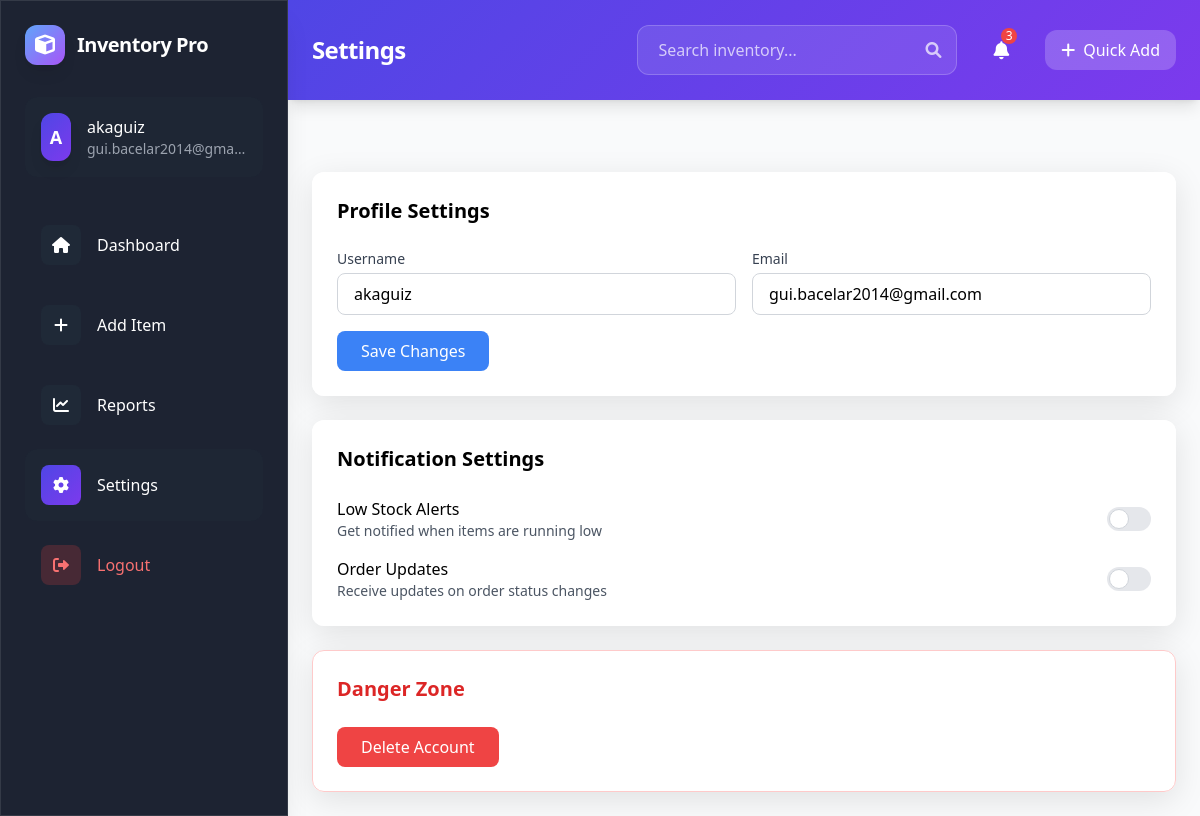
/settings (signed in), run on the app's committed database.
### app.py (models this page shows, shortened)
class User(UserMixin, db.Model):
    id = db.Column(db.Integer, primary_key=True)
    username = db.Column(db.String(80), unique=True, nullable=False)
    email = db.Column(db.String(120), unique=True, nullable=False)
    password_hash = db.Column(db.String(120), nullable=False)
    items = db.relationship('Item', backref='owner', lazy=True)

### app.py (the view)
@app.route('/settings')
@login_required
def settings():
    return render_template('settings.html')

### app.py (called while the page is built)
@login_manager.user_loader
def load_user(user_id):
    return User.query.get(int(user_id))

### templates/settings.html (shortened to what this page needs)
{% extends "base.html" %}
{% block page_title %}Settings{% endblock %}
{% block content %}
<div class="max-w-4xl mx-auto">
    <div class="glass-effect rounded-xl p-6 mb-6">
        <h3 class="text-xl font-semibold mb-6">Profile Settings</h3>
        <form class="space-y-4">
            <div class="grid grid-cols-2 gap-4">
                <div>
                    <label class="block text-sm font-medium text-gray-700 mb-1">Username</label>
                    <input type="text"
                           value="{{ current_user.username }}"
                           class="w-full px-4 py-2 rounded-lg border border-gray-300 focus:ring-2 focus:ring-blue-500 focus:border-blue-500">
                </div>
                <div>
                    <label class="block text-sm font-medium text-gray-700 mb-1">Email</label>
                    <input type="email"
                           value="{{ current_user.email }}"
                           class="w-full px-4 py-2 rounded-lg border border-gray-300 focus:ring-2 focus:ring-blue-500 focus:border-blue-500">
                </div>
            </div>
            <button type="submit" class="px-6 py-2 bg-blue-500 text-white rounded-lg hover:bg-blue-600 transition-colors">
                Save Changes
            </button>
        </form>
    </div>
    <div class="glass-effect rounded-xl p-6 mb-6">
        <h3 class="text-xl font-semibold mb-6">Notification Settings</h3>
        <div class="space-y-4">
            <div class="flex items-center justify-between">
                <div>
                    <h4 class="font-medium">Low Stock Alerts</h4>
                    <p class="text-sm text-gray-600">Get notified when items are running low</p>
                </div>
                <label class="relative inline-flex items-center cursor-pointer">
                    <div class="w-11 h-6 bg-gray-200 peer-focus:outline-none peer-focus:ring-4 peer-focus:ring-blue-300 rounded-full peer peer-checked:after:translate-x-full peer-checked:after:border-white after:content-[''] after:absolute after:top-[2px] after:left-[2px] after:bg-white after:border-gray-300 after:border after:rounded-full after:h-5 after:w-5 after:transition-all peer-checked:bg-blue-600"></div>
                </label>
            </div>
            <div class="flex items-center justify-between">
                <div>
                    <h4 class="font-medium">Order Updates</h4>
                    <p class="text-sm text-gray-600">Receive updates on order status changes</p>
                </div>
                <label class="relative inline-flex items-center cursor-pointer">
                    <div class="w-11 h-6 bg-gray-200 peer-focus:outline-none peer-focus:ring-4 peer-focus:ring-blue-300 rounded-full peer peer-checked:after:translate-x-full peer-checked:after:border-white after:content-[''] after:absolute after:top-[2px] after:left-[2px] after:bg-white after:border-gray-300 after:border after:rounded-full after:h-5 after:w-5 after:transition-all peer-checked:bg-blue-600"></div>
                </label>
            </div>
        </div>
    </div>
    <div class="glass-effect rounded-xl p-6 border border-red-200">
        <h3 class="text-xl font-semibold text-red-600 mb-6">Danger Zone</h3>
        <div class="space-y-4">
            <button class="px-6 py-2 bg-red-500 text-white rounded-lg hover:bg-red-600 transition-colors">
                Delete Account
            </button>
        </div>
    </div>
</div>
{% endblock %}

### templates/base.html (shortened to what this page needs)
<!DOCTYPE html>
<html lang="en">
<head>
    <script src="https://cdn.tailwindcss.com"></script>
    <link href="https://cdnjs.cloudflare.com/ajax/libs/font-awesome/6.0.0/css/all.min.css" rel="stylesheet">
</head>
<body class="bg-gray-50 font-sans">
    <div class="fixed left-0 top-0 h-full w-72 glass-dark text-white p-6 transform transition-transform duration-300 ease-in-out shadow-xl z-50" id="sidebar">
        <div class="flex items-center gap-3 mb-8">
            <div class="w-10 h-10 rounded-xl bg-gradient-to-br from-blue-400 to-purple-500 flex items-center justify-center shadow-lg">
                <i class="fas fa-cube text-xl"></i>
            </div>
            <h1 class="text-xl font-bold tracking-tight">Inventory Pro</h1>
        </div>
        {% if current_user.is_authenticated %}
        <div class="mb-8 p-4 rounded-xl bg-gray-800/50 hover-scale cursor-pointer">
            <div class="flex items-center gap-4">
                <div class="w-12 h-12 rounded-xl gradient-bg flex items-center justify-center text-lg font-semibold shadow-lg">
                    {{ current_user.username[0].upper() }}
                </div>
                <div>
                    <p class="font-medium">{{ current_user.username }}</p>
                    <p class="text-sm text-gray-400 truncate max-w-[160px]">{{ current_user.email }}</p>
                </div>
            </div>
        </div>
        <nav class="space-y-2">
            <a href="{{ url_for('index') }}" class="flex items-center gap-4 p-4 rounded-xl hover:bg-gray-800/50 transition-all group">
                <div class="w-10 h-10 rounded-lg bg-gray-800 flex items-center justify-center group-hover:bg-indigo-500 transition-colors">
                    <i class="fas fa-home"></i>
                </div>
                <span>Dashboard</span>
            </a>
            <a href="{{ url_for('add') }}" class="flex items-center gap-4 p-4 rounded-xl hover:bg-gray-800/50 transition-all group">
                <div class="w-10 h-10 rounded-lg bg-gray-800 flex items-center justify-center group-hover:bg-green-500 transition-colors">
                    <i class="fas fa-plus"></i>
                </div>
                <span>Add Item</span>
            </a>
            <a href="{{ url_for('reports') }}" class="flex items-center gap-4 p-4 rounded-xl hover:bg-gray-800/50 transition-all group">
                <div class="w-10 h-10 rounded-lg bg-gray-800 flex items-center justify-center group-hover:bg-blue-500 transition-colors">
                    <i class="fas fa-chart-line"></i>
                </div>
                <span>Reports</span>
            </a>
            <a href="{{ url_for('settings') }}" class="flex items-center gap-4 p-4 rounded-xl hover:bg-gray-800/50 transition-all group">
                <div class="w-10 h-10 rounded-lg bg-gray-800 flex items-center justify-center group-hover:bg-yellow-500 transition-colors">
                    <i class="fas fa-cog"></i>
                </div>
                <span>Settings</span>
            </a>
            <a href="{{ url_for('logout') }}" class="flex items-center gap-4 p-4 rounded-xl hover:bg-red-500/20 text-red-400 hover:text-red-300 transition-all mt-8 group">
                <div class="w-10 h-10 rounded-lg bg-red-500/20 flex items-center justify-center group-hover:bg-red-500 transition-colors">
                    <i class="fas fa-sign-out-alt"></i>
                </div>
                <span>Logout</span>
            </a>
        </nav>
        {% endif %}
    </div>
    <div class="ml-72 min-h-screen">
        <div class="sticky top-0 z-40">
            <div class="gradient-bg text-white p-6 shadow-lg">
                <div class="container mx-auto flex justify-between items-center">
                    <h2 class="text-2xl font-bold tracking-tight">{% block page_title %}Dashboard{% endblock %}</h2>
                    {% if current_user.is_authenticated %}
                    <div class="flex items-center gap-6">
                        <div class="relative">
                            <input type="text"
                                   placeholder="Search inventory..."
                                   class="w-80 px-5 py-3 rounded-xl bg-white/10 border border-white/20 focus:outline-none focus:ring-2 focus:ring-white/30 placeholder-white/70 transition-all"
                            >
                            <i class="fas fa-search absolute right-4 top-1/2 transform -translate-y-1/2 text-white/70"></i>
                        </div>
                        <div class="relative">
                            <button class="p-3 rounded-xl hover:bg-white/20 transition-colors relative">
                                <i class="fas fa-bell text-lg"></i>
                                <span class="absolute top-1 right-1 w-4 h-4 bg-red-500 rounded-full text-xs flex items-center justify-center">3</span>
                            </button>
                        </div>
                        <button class="px-4 py-2 rounded-xl bg-white/20 hover:bg-white/30 transition-colors flex items-center gap-2">
                            <i class="fas fa-plus"></i>
                            Quick Add
                        </button>
                    </div>
                    {% endif %}
                </div>
            </div>
        </div>
        <div class="container mx-auto p-6">
        </div>
        <div class="container mx-auto p-6">
            {% block content %}{% endblock %}
        </div>
    </div>
</body>
</html>

### templates/base.html (style rules this page uses)
.glass-effect { background: rgba(255, 255, 255, 0.95); backdrop-filter: blur(10px); border: 1px solid rgba(255, 255, 255, 0.2); box-shadow: 0 8px 32px rgba(0, 0, 0, 0.1); }
.glass-dark { background: rgba(17, 24, 39, 0.95); backdrop-filter: blur(10px); border: 1px solid rgba(255, 255, 255, 0.1); }
.gradient-bg { background: linear-gradient(135deg, #4f46e5 0%, #7c3aed 100%); }
.hover-scale { transition: all 0.2s cubic-bezier(0.4, 0, 0.2, 1); }

### data on the page
User: username "A", username "akaguiz", email "gui.bacelar2014@gma…", email "gui.bacelar2014@gmail.com"
